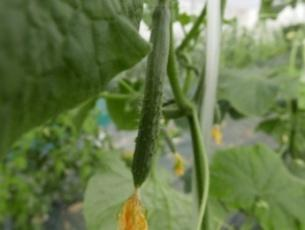
#> input picture tests/data/fruits/cucumber/020d3c20.jpg, 305 x 230 px
$ python -i base.py   (imports and definitions only)
#> lines starting #> are read from the running program, lines starting #| are printed output that depends on the picture
import random
import numpy as np
import PIL.Image
import PIL.ImageFile
import PIL.ImageOps
import PIL.ImageFilter
PIL.ImageFile.LOAD_TRUNCATED_IMAGES = True


class DataClass():
    """Class to treat class labels

    This class is designed to manage class (category) labels for machine learning tasks.
    The class loads class labels from a list, tuple, or text file when creating an instance.
    Methods implemented in the class provide a way to get the class index from the class name and vice versa.

    Args:
        class_labels (tuple|list|str): A tuple or list,
            or a path to a text file containing class labels.
            Text file should contain one class name per line.

    Examples:
        >>> from cvtk.ml import DataClass
        >>>
        >>> class_labels = ['leaf', 'flower', 'root']
        >>> dataclass = DataClass(class_labels)
        >>> print(dataclass[1])
        'flower'
        >>> print(dataclass['flower'])
        1
        >>> len(dataclass)
        3
        >>> dataclass.classes
        ['leaf', 'flower', 'root']
        >>>
        >>>
        >>> class_labels = 'class_labels.txt'
        >>> dataclass = DataClass(class_labels)
        >>> print(dataclass[1])
        'flower'
        >>> print(dataclass['flower'])
        1
    """
    # [7 lines left out: function __init__, not called in this run]


    def __len__(self):
        return len(self.classes)


    # [24 lines left out: functions __getitem__, __getitem, __load_classnames, not called in this run]


class SquareResize():
    """Resize an image to a square shape

    SquareResize provides a function to resize an image to a square.
    The resizing process resizes the length of the long side of the input image to the specified size,
    then adds padding to both sides of the short side of the image to convert the image to a square.

    The background of the padding area is set by default
    to stretch the pixels at both ends of the image as is and then blur them.
    By specifying `bg_color`, the background of the padding area can be set to a single color.

    Args:
        shape (int): The resolution of the square image.
        bg_color (tuple): The color of the padding area. Default is None.
            If None, the color is extended from both ends of the image.
        resample (int): The resampling filter to use. Default is PIL.Image.BILINEAR.

    Returns:
        The squre image in PIL.Image.Image class.

    Examples:
        >>> from cvtk.ml import SquareResize
        >>>
        >>> squareresize = SquareResize(shape=600)
        >>> img = squareresize('image.jpg')
        >>> img.save('image_square.jpg')
        >>>
        >>> squareresize = SquareResize(shape=600, bg_color=(0, 0, 0))
        >>> img = squareresize('image.jpg')
        >>> img.save('image_square.jpg')
        >>>
        >>>
        >>> import torchvision.transforms
        >>> transform = torchvision.transforms.Compose([
                SquareResize(256),
                torchvision.transforms.RandomHorizontalFlip(0.5),
                torchvision.transforms.RandomAffine(45),
                torchvision.transforms.ToTensor(),
                torchvision.transforms.Normalize([0.485, 0.456, 0.406],
                                                 [0.229, 0.224, 0.225])
            ])
    """
    def __init__(self, shape=600, bg_color = None, resample=PIL.Image.BILINEAR):
        self.shape = shape
        self.bg_color = bg_color
        self.resample = resample

    def __call__(self, image, output_fpath=None):
        if isinstance(image, str):
            im = PIL.Image.open(image)
#> im is the input picture: PIL image 305x230 RGB; mean R, G, B 103.5, 122, 74.1
        elif isinstance(image, PIL.Image.Image):
            im = image
        elif isinstance(image, np.ndarray):
            im = PIL.Image.fromarray(image)
        else:
            raise TypeError('Expect str, PIL.Image.Image, or np.ndarray for `image` but {} was given.'.format(type(image)))

        scale_ratio = self.shape / max(im.size)
#> scale_ratio = 1.97
        im.resize((int(im.width * scale_ratio), int(im.height * scale_ratio)), resample=self.resample)

        w, h = im.size
#> w = 305; h = 230

        image_square = None
        if w == h:
            im_square = im
        else:
            im_array = np.array(im)
            im_square_ = np.zeros([max(w, h), max(w, h), 3])
            if self.bg_color is not None:
                im_square_[:, :, :] = self.bg_color

            if w > h:
                im_square_[0:int(w / 2), :, :] = im_array[0, :, :]
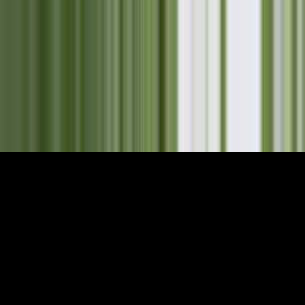
#> im_square_: shape (305, 305, 3) float64; mean R, G, B 65.5, 72.3, 57
                im_square_[int(w / 2):w, :, :] = im_array[-1, :, :]
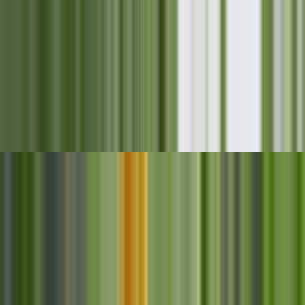
#> im_square_: shape (305, 305, 3) float64; mean R, G, B 119.1, 132.7, 91
                im_square = PIL.Image.fromarray(np.uint8(im_square_))
                im_square = im_square.filter(PIL.ImageFilter.GaussianBlur(3))
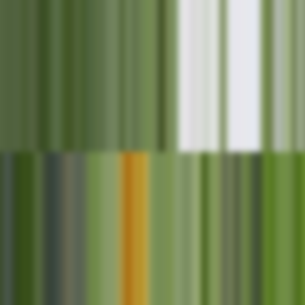
#> im_square: PIL image 305x305 RGB; mean R, G, B 119.2, 132.7, 91
                im_square.paste(im, (0, (w - h) // 2))
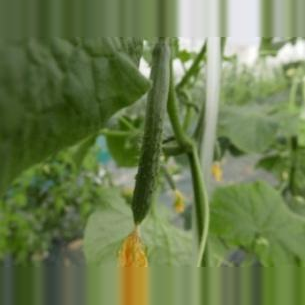
#> im_square: PIL image 305x305 RGB; mean R, G, B 107.3, 124.6, 78.2
            else:
                im_square_[0:int(h / 2), :, :] = im_array[:, 0, :]
                im_square_[int(h / 2):h, :, :] = im_array[:, -1, :]
                im_square_ = np.transpose(im_square_, (1, 0, 2))
                im_square = PIL.Image.fromarray(np.uint8(im_square_))
                im_square = im_square.filter(PIL.ImageFilter.GaussianBlur(3))
                im_square.paste(image, ((h - w) // 2, 0))

        im_square = im_square.resize((self.shape, self.shape))
#> im_square: PIL image 600x600 RGB

        if output_fpath is not None:
            im_square.save(output_fpath)

        return im_square


# [87 lines left out: function split_dataset, not called in this run]

>>> result = SquareResize()('../../../tests/data/fruits/cucumber/020d3c20.jpg')

$ run again, on tests/data/fruits/cucumber/0a36608e.jpg
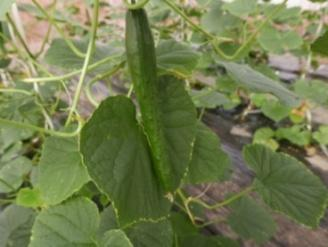
#> input picture tests/data/fruits/cucumber/0a36608e.jpg, 328 x 247 px
#> in __call__, im is the input picture: PIL image 328x247 RGB; mean R, G, B 113.9, 124.2, 78.4
#> in __call__, `im_square_[int(w / 2):w, :, :] = im_array[-1, :, :]`:
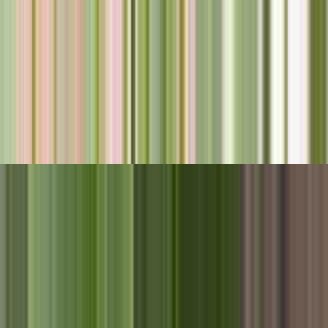
#> im_square_: shape (328, 328, 3) float64; mean R, G, B 135.8, 139.9, 103.9
#> in __call__, `im_square.paste(im, (0, (w - h) // 2))`:
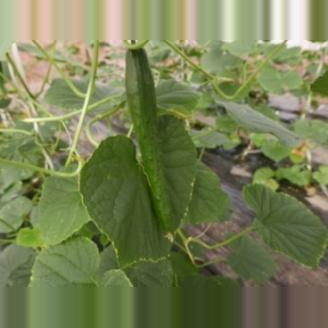
#> im_square: PIL image 328x328 RGB; mean R, G, B 119.2, 128, 84.6
